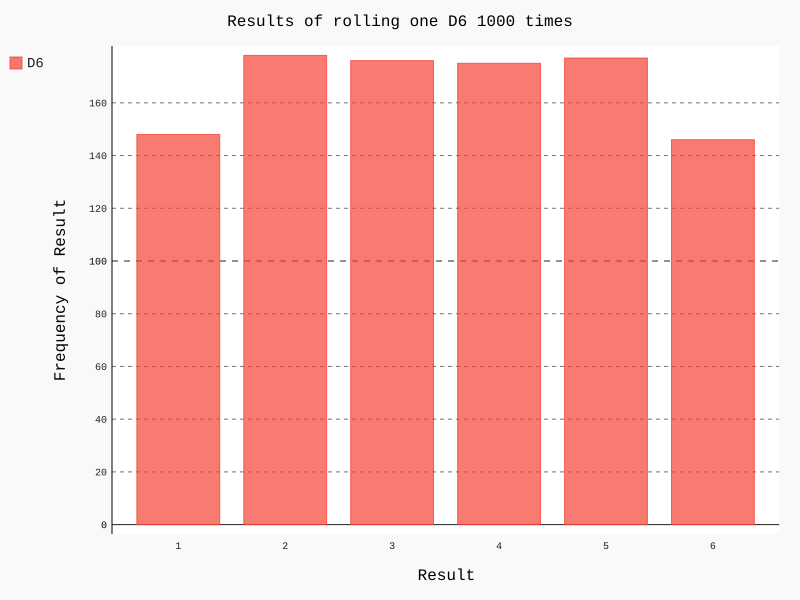

Python code for this plot:
from die import Die
import pygal

die = Die()

results = []
frequencies = []

for roll_num in range(1000):
  result = die.roll()
  results.append(result)

for value in range(1, die.num_sides + 1):
  frequency = results.count(value)
  frequencies.append(frequency)

hist = pygal.Bar()
hist.title = 'Results of rolling one D6 1000 times'
hist.x_title = 'Result'
hist.x_labels = ['1', '2', '3', '4', '5', '6']
hist.y_title = 'Frequency of Result'

hist.add('D6', frequencies)
hist.render_to_file('die_visual.svg')
